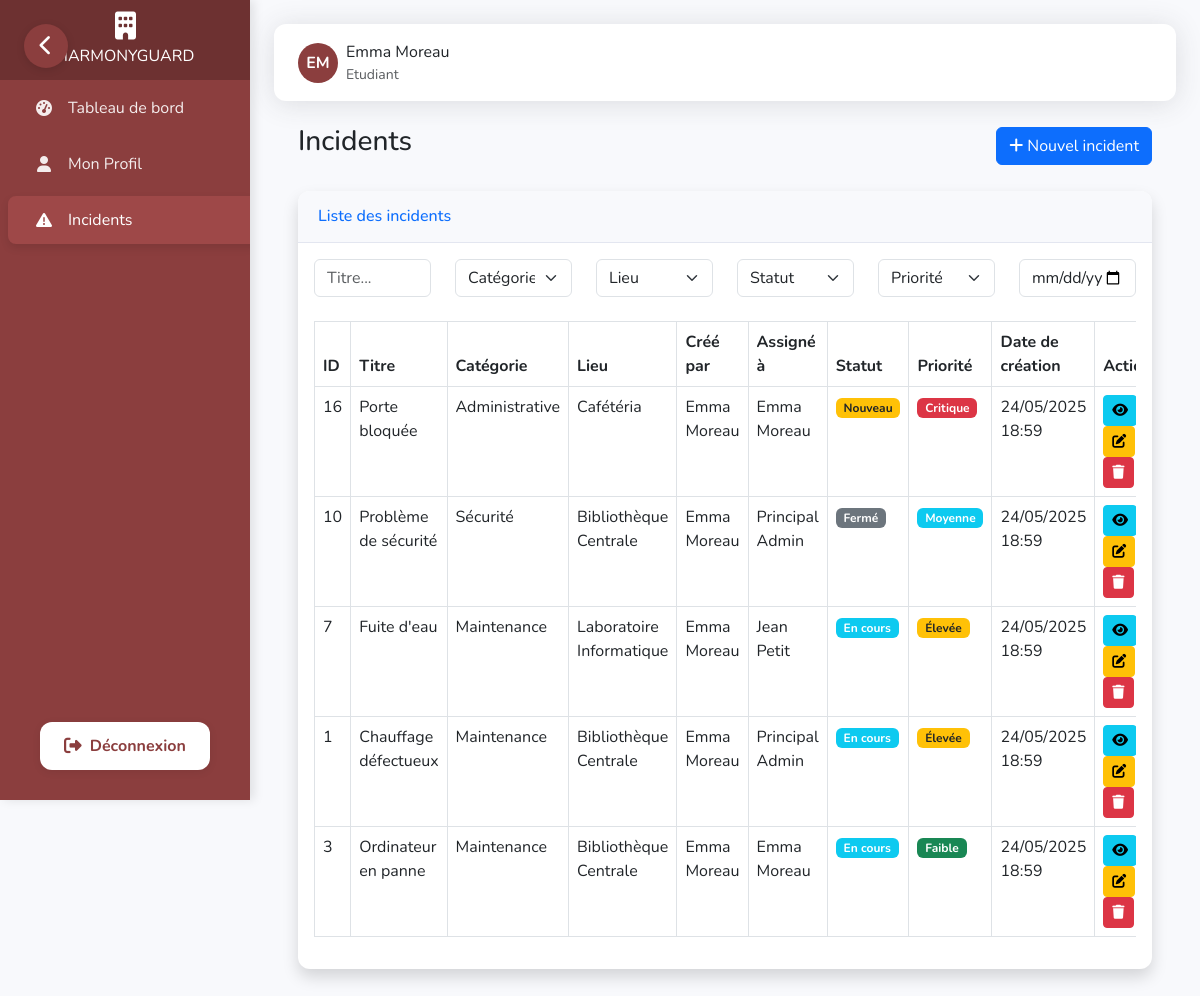
Page /dashboard/incidents/ (signed in) on the committed database.
### dashboard/models.py (models this page shows, shortened)
class Utilisateur(AbstractBaseUser, PermissionsMixin):
    nom = models.CharField(max_length=50)
    prenom = models.CharField(max_length=50)
    email = models.EmailField(unique=True)
    telephone = models.CharField(max_length=20, blank=True, null=True)
    actif = models.BooleanField(default=True)
    role = models.ForeignKey(Role, on_delete=models.CASCADE)
    is_staff = models.BooleanField(default=False)
    is_superuser = models.BooleanField(default=False)
    objects = UtilisateurManager()
    USERNAME_FIELD = 'email'
    REQUIRED_FIELDS = ['nom', 'prenom']
    @property
    def is_active(self):
        return self.actif

class Role(models.Model):
    nom = models.CharField(max_length=30, unique=True)
    permissions = models.TextField(blank=True)
    @property
    def permissions_list(self):
        if not self.permissions:
            return []
        return [p.strip() for p in self.permissions.split(',')]

class Incident(models.Model):
    STATUT_CHOICES = [
        ('nouveau', 'Nouveau'),
        ('en_cours', 'En cours'),
        ('resolu', 'Résolu'),
        ('ferme', 'Fermé'),
    ]
    PRIORITE_CHOICES = [
        ('faible', 'Faible'),
        ('moyenne', 'Moyenne'),
        ('elevee', 'Élevée'),
        ('critique', 'Critique'),
    ]
    titre = models.CharField(max_length=100)
    description = models.TextField()
    date_creation = models.DateTimeField(auto_now_add=True)
    date_modif = models.DateTimeField(auto_now=True)
    statut = models.CharField(max_length=10, choices=STATUT_CHOICES, default='nouveau')
    priorite = models.CharField(max_length=10, choices=PRIORITE_CHOICES, default='moyenne')
    categorie = models.ForeignKey('Categorie', on_delete=models.CASCADE)
    createur = models.ForeignKey('Utilisateur', related_name='incidents_crees', on_delete=models.CASCADE)
    assigne = models.ForeignKey('Utilisateur', related_name='incidents_assignes', on_delete=models.CASCADE, blank=True, null=True)
    lieu = models.ForeignKey('Lieu', on_delete=models.CASCADE, blank=True, null=True)

class Categorie(models.Model):
    nom = models.CharField(max_length=50, unique=True)
    description = models.TextField(blank=True, null=True)

class Lieu(models.Model):
    nom = models.CharField(max_length=50)
    batiment = models.CharField(max_length=50, blank=True, null=True)
    etage = models.CharField(max_length=20, blank=True, null=True)
    salle = models.CharField(max_length=20, blank=True, null=True)

### dashboard/views.py (the view)
# urls.py: path('incidents/', views.liste_incidents, name='liste_incidents'),
@login_required
def liste_incidents(request):
    role_name = request.user.role.nom.lower()
    if role_name == 'admin' or 'view_incident' in request.user.role.permissions_list:
        incidents = Incident.objects.all().order_by('-date_creation')
    else:
        incidents = Incident.objects.filter(createur=request.user).order_by('-date_creation')
    return render(request, 'dashboard/incidents/liste.html', {'incidents': incidents})

### dashboard/templates/dashboard/incidents/liste.html (shortened to what this page needs)
{% extends 'dashboard/base.html' %}
{% load static %}
{% block content %}
<div class="container-fluid px-4">
    <div class="d-flex justify-content-between align-items-center mb-4">
        <h1 class="h3 text-gray-800">Incidents</h1>
        <a href="{% url 'creer_incident' %}" class="btn btn-primary">
            <i class="fas fa-plus"></i> Nouvel incident
        </a>
    </div>
    <div class="card shadow mb-4">
        <div class="card-header py-3">
            <h6 class="m-0 font-weight-bold text-primary">Liste des incidents</h6>
        </div>
        <div class="card-body">
            <div class="row mb-3">
                <div class="col-md-2 mb-2">
                    <input type="text" class="form-control" id="incidentTitleSearch" placeholder="Titre...">
                </div>
                <div class="col-md-2 mb-2">
                    <select id="incidentCategoryFilter" class="form-select">
                        <option value="">Catégorie</option>
                    </select>
                </div>
                <div class="col-md-2 mb-2">
                    <select id="incidentLieuFilter" class="form-select">
                        <option value="">Lieu</option>
                    </select>
                </div>
                <div class="col-md-2 mb-2">
                    <select id="incidentStatusFilter" class="form-select">
                        <option value="">Statut</option>
                    </select>
                </div>
                <div class="col-md-2 mb-2">
                    <select id="incidentPriorityFilter" class="form-select">
                        <option value="">Priorité</option>
                    </select>
                </div>
                <div class="col-md-2 mb-2">
                    <input type="date" class="form-control" id="incidentDateFilter">
                </div>
            </div>
            <div class="table-responsive">
                <table class="table table-bordered" id="incidentsTable" width="100%" cellspacing="0">
                    <thead>
                        <tr>
                            <th>ID</th>
                            <th>Titre</th>
                            <th>Catégorie</th>
                            <th>Lieu</th>
                            <th>Créé par</th>
                            <th>Assigné à</th>
                            <th>Statut</th>
                            <th>Priorité</th>
                            <th>Date de création</th>
                            <th>Actions</th>
                        </tr>
                    </thead>
                    <tbody>
                        {% for incident in incidents %}
                        <tr>
                            <td>{{ incident.id }}</td>
                            <td>{{ incident.titre }}</td>
                            <td>{{ incident.categorie.nom }}</td>
                            <td>{{ incident.lieu.nom|default:"-" }}</td>
                            <td>{{ incident.createur.prenom }} {{ incident.createur.nom }}</td>
                            <td>{{ incident.assigne.prenom|default:"-" }} {{ incident.assigne.nom|default:"" }}</td>
                            <td>
                                {% if incident.statut == 'nouveau' %}
                                <span class="badge bg-warning text-dark">Nouveau</span>
                                {% elif incident.statut == 'en_cours' %}
                                <span class="badge bg-info text-white">En cours</span>
                                {% elif incident.statut == 'resolu' %}
                                <span class="badge bg-success text-white">Résolu</span>
                                {% else %}
                                <span class="badge bg-secondary text-white">Fermé</span>
                                {% endif %}
                            </td>
                            <td>
                                {% if incident.priorite == 'faible' %}
                                <span class="badge bg-success text-white">Faible</span>
                                {% elif incident.priorite == 'moyenne' %}
                                <span class="badge bg-info text-white">Moyenne</span>
                                {% elif incident.priorite == 'elevee' %}
                                <span class="badge bg-warning text-dark">Élevée</span>
                                {% else %}
                                <span class="badge bg-danger text-white">Critique</span>
                                {% endif %}
                            </td>
                            <td>{{ incident.date_creation|date:"d/m/Y H:i" }}</td>
                            <td>
                                <a href="{% url 'detail_incident' incident.id %}" class="btn btn-sm btn-info">
                                    <i class="fas fa-eye"></i>
                                </a>
                                <a href="{% url 'modifier_incident' incident.id %}" class="btn btn-sm btn-warning">
                                    <i class="fas fa-edit"></i>
                                </a>
                                <a href="{% url 'supprimer_incident' incident.id %}" class="btn btn-sm btn-danger">
                                    <i class="fas fa-trash"></i>
                                </a>
                            </td>
                        </tr>
                        {% empty %}
                        <tr>
                            <td colspan="10" class="text-center">Aucun incident trouvé.</td>
                        </tr>
                        {% endfor %}
                    </tbody>
                </table>
            </div>
        </div>
    </div>
</div>
{% endblock %}

### dashboard/templates/dashboard/base.html (shortened to what this page needs)
<!DOCTYPE html>
<html lang="fr">
<head>
    {% load static %}
    <link href="https://cdn.jsdelivr.net/npm/bootstrap@5.3.0-alpha1/dist/css/bootstrap.min.css" rel="stylesheet">
    <link rel="stylesheet" href="https://cdnjs.cloudflare.com/ajax/libs/font-awesome/6.4.0/css/all.min.css">
    <link href="https://unpkg.com/aos@2.3.1/dist/aos.css" rel="stylesheet">
</head>
<body>
    {% if user.is_authenticated %}
    <nav class="sidebar" id="sidebar" data-aos="fade-right" data-aos-duration="1000">
        <a class="navbar-brand" href="{% url 'dashboard_home' %}">
            <i class="fas fa-building brand-icon"></i>
            <span class="brand-text">HARMONYGUARD</span>
        </a>
        <div class="nav flex-column">
            <div class="nav-item">
                <a class="nav-link {% if request.path == '/dashboard/' %}active{% endif %}"
                    href="{% url 'dashboard_home' %}">
                    <i class="fas fa-tachometer-alt"></i>
                    <span>Tableau de bord</span>
                </a>
            </div>
            <div class="nav-item">
                <a class="nav-link {% if request.path == '/profile/' %}active{% endif %}" href="{% url 'profile' %}">
                    <i class="fas fa-user"></i>
                    <span>Mon Profil</span>
                </a>
            </div>
            <div class="nav-item">
                <a class="nav-link {% if '/incidents/' in request.path %}active{% endif %}"
                    href="{% url 'liste_incidents' %}">
                    <i class="fas fa-exclamation-triangle"></i>
                    <span>Incidents</span>
                </a>
            </div>
        </div>
        <div class="logout-section">
            <a href="{% url 'custom_logout' %}" class="logout-button">
                <i class="fas fa-sign-out-alt"></i>
                <span>Déconnexion</span>
            </a>
        </div>
    </nav>
    <button class="sidebar-toggle" id="sidebarToggle" aria-label="Toggle Sidebar">
        <i class="fas fa-chevron-left"></i>
    </button>
    {% endif %}
    <div class="content" id="content">
        {% if user.is_authenticated %}
        <div class="topbar" data-aos="fade-down" data-aos-duration="800">
            <div class="d-flex align-items-center">
                <div class="d-flex align-items-center">
                    <div class="user-avatar">
                        {{ user.prenom|first }}{{ user.nom|first }}
                    </div>
                    <div class="ms-2">
                        <div>{{ user.prenom }} {{ user.nom }}</div>
                        <div class="small text-muted">{{ user.role.nom }}</div>
                    </div>
                </div>
            </div>
        </div>
        {% endif %}
        {% block content %}{% endblock %}
    </div>
</body>
</html>

### dashboard/templates/dashboard/base.html (style rules this page uses)
:root { --primary-color: #8b3e3e; --secondary-color: #7a3636; --success-color: #1cc88a; --info-color: #36b9cc; --warning-color: #f6c23e; --danger-color: #e74a3b; --light-color: #f8f9fc; --dark-color: #5a5c69; --sidebar-bg: #8b3e3e; --sidebar-hover: #9e4848; --sidebar-active: #6d3131; --sidebar-width: 250px; --sidebar-collapsed-width: 70px; }
body { font-family: 'Nunito', sans-serif; background-color: #f8f9fc; overflow-x: hidden; }
.sidebar { width: var(--sidebar-width); min-height: 100vh; background-color: var(--sidebar-bg); color: white; position: fixed; z-index: 1000; top: 0; left: 0; overflow-x: hidden; transition: all 0.3s cubic-bezier(0.4, 0, 0.2, 1); box-shadow: 4px 0 10px rgba(0, 0, 0, 0.1); }
.sidebar .navbar-brand { padding: 1.5rem 0; display: flex; flex-direction: column; align-items: center; justify-content: center; text-align: center; background-color: var(--sidebar-active); margin-bottom: 0; height: 80px; transition: all 0.3s ease; white-space: nowrap; overflow: hidden; }
.sidebar .navbar-brand .brand-icon { font-size: 1.75rem; margin-bottom: 0.25rem; transition: all 0.3s ease; }
.sidebar .nav-item { position: relative; width: 100%; margin: 4px 0; }
.sidebar .nav-link { display: flex; align-items: center; width: 100%; padding: 0.75rem 1.5rem; color: rgba(255, 255, 255, 0.9); transition: all 0.3s ease; border-radius: 8px; margin: 0 8px; white-space: nowrap; overflow: hidden; }
.sidebar .nav-link.active { background-color: var(--sidebar-hover); color: white; box-shadow: 0 4px 8px rgba(0, 0, 0, 0.1); }
.sidebar .nav-link i { margin-right: 0.75rem; width: 24px; text-align: center; font-size: 1rem; transition: all 0.3s ease; }
.sidebar-toggle { position: fixed; top: 24px; left: 24px; z-index: 2000; background-color: var(--primary-color); border: none; color: white; width: 44px; height: 44px; border-radius: 50%; display: flex; align-items: center; justify-content: center; cursor: pointer; transition: all 0.3s ease; box-shadow: 0 2px 8px rgba(0,0,0,0.12); }
.sidebar-toggle i { font-size: 1.3rem; }
.content { margin-left: var(--sidebar-width); padding: 1.5rem; transition: all 0.3s cubic-bezier(0.4, 0, 0.2, 1); min-height: 100vh; }
.card { border: none; border-radius: 12px; box-shadow: 0 0.15rem 1.75rem 0 rgba(58, 59, 69, 0.15); margin-bottom: 1.5rem; overflow: hidden; transition: all 0.3s ease; }
.card-header { background-color: #f8f9fc; border-bottom: 1px solid #e3e6f0; padding: 1rem 1.25rem; font-weight: 600; }
.topbar { background-color: white; box-shadow: 0 0.15rem 1.75rem 0 rgba(58, 59, 69, 0.15); padding: 1rem 1.5rem; margin-bottom: 1.5rem; display: flex; justify-content: space-between; align-items: center; border-radius: 12px; transition: all 0.3s ease; }
.user-avatar { width: 40px; height: 40px; background-color: var(--primary-color); color: white; border-radius: 50%; display: flex; align-items: center; justify-content: center; font-weight: 700; transition: all 0.3s ease; cursor: pointer; }
.logout-section { position: absolute; bottom: 30px; left: 0; width: 100%; display: flex; justify-content: center; }
.logout-button { display: flex; align-items: center; justify-content: center; gap: 0.5rem; background: #fff; color: var(--primary-color) !important; font-weight: 700; border: none; border-radius: 12px; padding: 0.75rem 1.5rem; margin: 0 1.5rem; box-shadow: 0 2px 8px rgba(0,0,0,0.08); transition: background 0.2s, color 0.2s, transform 0.2s; text-decoration: none; font-size: 1rem; }
.logout-button i { font-size: 1.1rem; }
.logout-button span { display: inline; transition: opacity 0.2s; }

### rows in the picture
Utilisateur: prenom|first "E", nom|first "M", prenom "Emma", nom "Moreau", role.nom "Etudiant"
Incident: id "16", titre "Porte bloquée", categorie.nom "Administrative", lieu.nom "Cafétéria", createur.prenom "Emma", createur.nom "Moreau", assigne.prenom "Emma", assigne.nom "Moreau", statut "Nouveau", priorite "Critique", date_creation "24/05/2025 18:59"
Incident: id "10", titre "Problème de sécurité", categorie.nom "Sécurité", lieu.nom "Bibliothèque Centrale", createur.prenom "Emma", createur.nom "Moreau", assigne.prenom "Principal", assigne.nom "Admin", statut "Fermé", priorite "Moyenne", date_creation "24/05/2025 18:59"
Incident: id "7", titre "Fuite d'eau", categorie.nom "Maintenance", lieu.nom "Laboratoire Informatique", createur.prenom "Emma", createur.nom "Moreau", assigne.prenom "Jean", assigne.nom "Petit", statut "En cours", priorite "Élevée", date_creation "24/05/2025 18:59"
Incident: id "1", titre "Chauffage défectueux", categorie.nom "Maintenance", lieu.nom "Bibliothèque Centrale", createur.prenom "Emma", createur.nom "Moreau", assigne.prenom "Principal", assigne.nom "Admin", statut "En cours", priorite "Élevée", date_creation "24/05/2025 18:59"
Incident: id "3", titre "Ordinateur en panne", categorie.nom "Maintenance", lieu.nom "Bibliothèque Centrale", createur.prenom "Emma", createur.nom "Moreau", assigne.prenom "Emma", assigne.nom "Moreau", statut "En cours", priorite "Faible", date_creation "24/05/2025 18:59"
